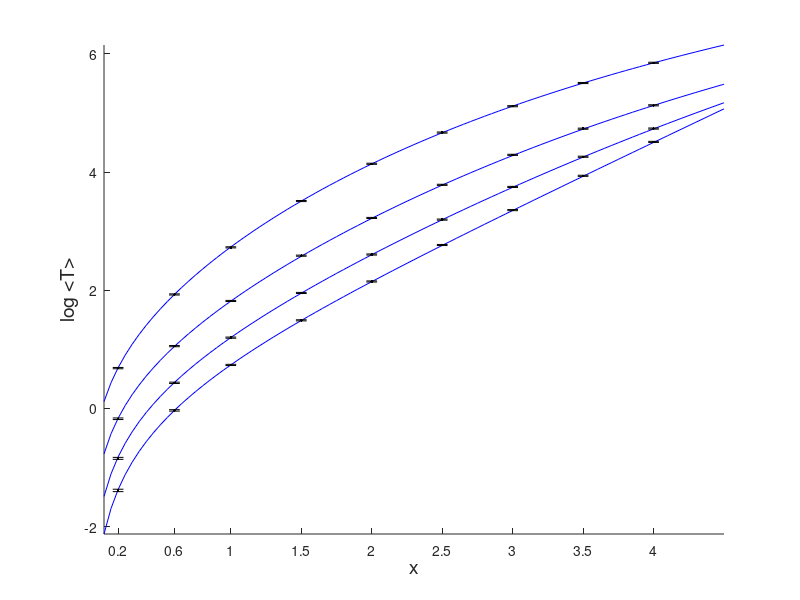

Write MATLAB code to recreate this figure. (Note: this script raises an error after producing the figure.)
fs_label=14;

load('data/data4comparison3.mat');
h=figure
hold on
plot(x_tab2,log(meanTa(:,:)),'b');
%plot(x_tab,log(meanTs(:,:)),'k.','MarkerSize',12);

for i=1:size(meanTs,1)    
    errorbar(x_tab,log(meanTs(i,:)),3*sdevT(i,:)./meanTs(i,:),'k.');
end
set(gca,'XTick',x_tab)

xlabel('x','fontsize',fs_label);
ylabel('log <T>','fontsize',fs_label);
%grid on
axis tight

printpdf(h,'graphics/mfat_comp_x');
